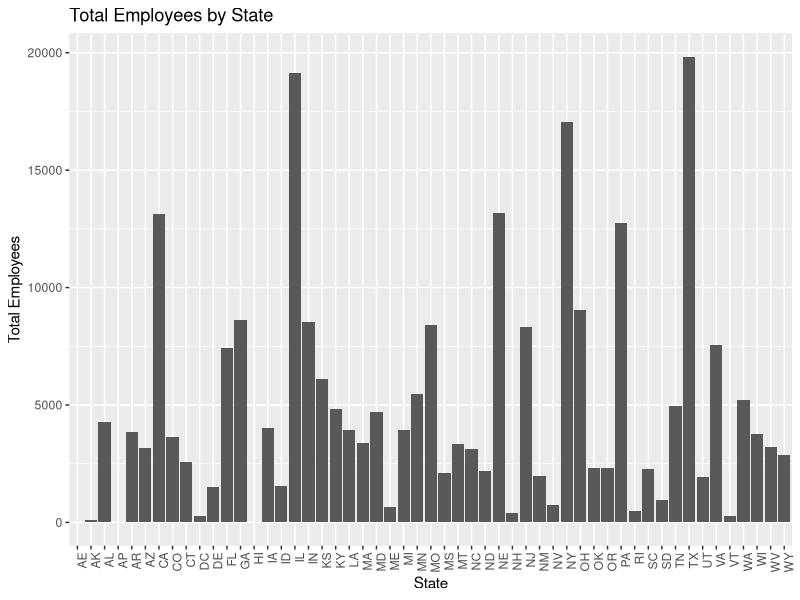

This chart was generated by the following R code:
## ---- chunk 1
#| label: setup
#| warning: false
#| message: false

library(tidyverse)

knitr::opts_chunk$set(echo = TRUE, warning=FALSE, message=FALSE)
## ---- chunk 2
data_railroad <- read_csv("_data/railroad_2012_clean_county.csv")
## ---- chunk 3
#| label: summary
data <- read.csv("_data/railroad_2012_clean_county.csv")
head(data)
summary(data)

## ---- chunk 4
#National total number of employees
sum(data$total_employees)

# Total number of employees in each state
aggregate(total_employees ~ state, data = data, sum)

## ---- chunk 5
library(ggplot2)

# Histogram of the total number of employees in each state
state_summary <- aggregate(total_employees ~ state, data = data, sum)
ggplot(state_summary, aes(x = state, y = total_employees)) +
  geom_bar(stat = "identity") +
  theme(axis.text.x = element_text(angle = 90, hjust = 1)) +
  labs(x = "State", y = "Total Employees", title = "Total Employees by State")
